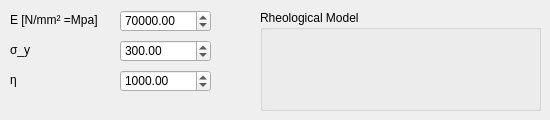
    <widget class="QWidget" name="PERZYNA">
     <attribute name="title">
      <string>Perzyna</string>
     </attribute>
     <widget class="QLabel" name="LABEL_VAL_E_PERZYNA">
      <property name="geometry">
       <rect>
        <x>10</x>
        <y>10</y>
        <width>91</width>
        <height>20</height>
       </rect>
      </property>
      <property name="text">
       <string>E [N/mm² =Mpa]</string>
      </property>
     </widget>
     <widget class="QDoubleSpinBox" name="VAL_ETA_PERZYNA">
      <property name="geometry">
       <rect>
        <x>120</x>
        <y>70</y>
        <width>91</width>
        <height>22</height>
       </rect>
      </property>
      <property name="decimals">
       <number>2</number>
      </property>
      <property name="maximum">
       <double>8000.000000000000000</double>
      </property>
      <property name="value">
       <double>1000.000000000000000</double>
      </property>
     </widget>
     <widget class="QDoubleSpinBox" name="VAL_SIGMA_Y_PERZYNA">
      <property name="geometry">
       <rect>
        <x>120</x>
        <y>40</y>
        <width>91</width>
        <height>22</height>
       </rect>
      </property>
      <property name="decimals">
       <number>2</number>
      </property>
      <property name="maximum">
       <double>8000.000000000000000</double>
      </property>
      <property name="value">
       <double>300.000000000000000</double>
      </property>
     </widget>
     <widget class="QLabel" name="LABEL_VAL_SIGMA_Y_PERZYNA">
      <property name="geometry">
       <rect>
        <x>10</x>
        <y>40</y>
        <width>91</width>
        <height>20</height>
       </rect>
      </property>
      <property name="text">
       <string>σ_y</string>
      </property>
     </widget>
     <widget class="QGroupBox" name="RHEO_BOX_PERZYNA">
      <property name="geometry">
       <rect>
        <x>260</x>
        <y>10</y>
        <width>281</width>
        <height>101</height>
       </rect>
      </property>
      <property name="title">
       <string>Rheological Model</string>
      </property>
      <widget class="QLabel" name="RHEO_PERZYNA">
       <property name="geometry">
        <rect>
         <x>10</x>
         <y>20</y>
         <width>261</width>
         <height>71</height>
        </rect>
       </property>
       <property name="text">
        <string/>
       </property>
       <property name="pixmap">
        <pixmap>PIC/Rheo_Perzyna.jpg</pixmap>
       </property>
       <property name="scaledContents">
        <bool>true</bool>
       </property>
      </widget>
     </widget>
     <widget class="QLabel" name="LABEL_VAL_ETA_PERZYNA">
      <property name="geometry">
       <rect>
        <x>10</x>
        <y>70</y>
        <width>91</width>
        <height>20</height>
       </rect>
      </property>
      <property name="text">
       <string>η</string>
      </property>
     </widget>
     <widget class="QDoubleSpinBox" name="VAL_E_PERZYNA">
      <property name="geometry">
       <rect>
        <x>120</x>
        <y>10</y>
        <width>91</width>
        <height>22</height>
       </rect>
      </property>
      <property name="decimals">
       <number>2</number>
      </property>
      <property name="maximum">
       <double>80000.000000000000000</double>
      </property>
      <property name="value">
       <double>70000.000000000000000</double>
      </property>
     </widget>
    </widget>
